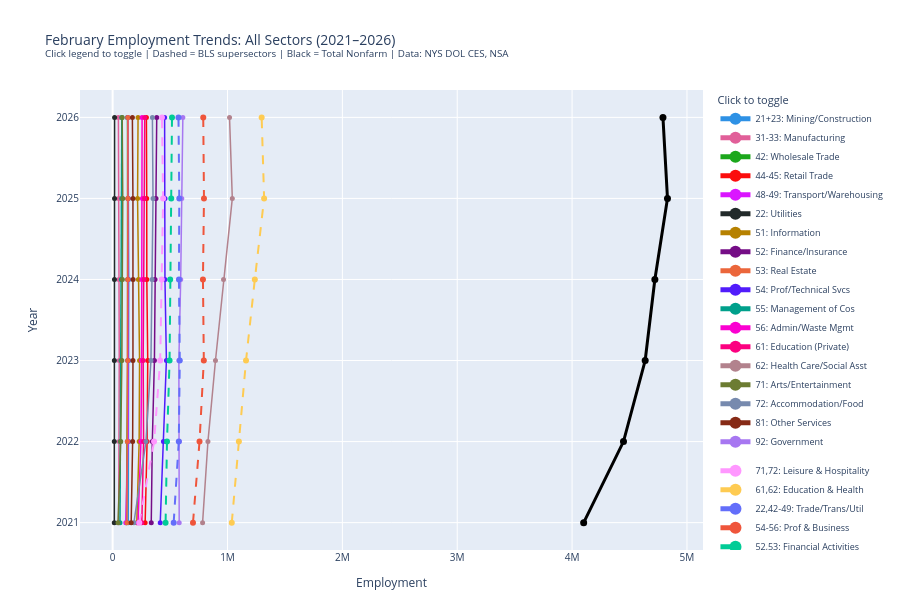

Notebook cell for this chart:
### Markdown cell above
---
## Step 2.12: Chart 3 — 5-Year Employment Trends (2021–2026)

All NAICS sectors, BLS supersectors, and Total Nonfarm on a single interactive chart.
Click legend items to toggle sectors on/off for comparison.

### Code cell
import plotly.colors as pc

years_recent = sorted([y for y in nyc['YEAR'].unique() if 2021 <= y <= 2026])

def get_feb_series(title, years):
    vals, yrs = [], []
    for yr in years:
        v = nyc[(nyc['YEAR'] == yr) & (nyc['INDUSTRY_TITLE'] == title)]['FEB']
        if len(v) > 0 and pd.notna(v.values[0]):
            vals.append(int(v.values[0]))
            yrs.append(yr)
    return yrs, vals

palette = pc.qualitative.Dark24 + pc.qualitative.Light24

fig3 = go.Figure()
idx = 0

for naics, title in sectors.items():
    yrs, vals = get_feb_series(title, years_recent)
    if vals:
        fig3.add_trace(go.Scatter(
            x=vals, y=yrs, mode='lines+markers',
            name=f'{naics}: {short[title]}',
            legendgroup='sectors',
            line=dict(color=palette[idx % len(palette)], width=1.5),
            marker=dict(size=5), visible=True,
        ))
        idx += 1

for naics, name, naics_list in super_groups:
    vals, yrs = [], []
    for yr in years_recent:
        total = 0
        for n in naics_list:
            src_title = sectors[n]
            row_v = nyc[(nyc['YEAR'] == yr) & (nyc['INDUSTRY_TITLE'] == src_title)]['FEB']
            if len(row_v) > 0 and pd.notna(row_v.values[0]):
                total += int(row_v.values[0])
        if total > 0:
            vals.append(total)
            yrs.append(yr)
    if vals:
        fig3.add_trace(go.Scatter(
            x=vals, y=yrs, mode='lines+markers',
            name=f'{naics}: {name}',
            legendgroup='supersectors',
            line=dict(dash='dash', width=2),
            marker=dict(size=6),
        ))
        idx += 1

tnf_yrs, tnf_vals = get_feb_series('Total Nonfarm', years_recent)
fig3.add_trace(go.Scatter(
    x=tnf_vals, y=tnf_yrs, mode='lines+markers',
    name='TOTAL NONFARM', legendgroup='total',
    line=dict(width=3, color='black'), marker=dict(size=7),
))

fig3.update_layout(
    title='February Employment Trends: All Sectors (2021–2026)<br><sup>Click legend to toggle | Dashed = BLS supersectors | Black = Total Nonfarm | Data: NYS DOL CES, NSA</sup>',
    yaxis_title='Year', xaxis_title='Employment',
    yaxis=dict(tickmode='array', tickvals=years_recent),
    height=600, font=dict(size=10),
    legend=dict(title='Click to toggle', font=dict(size=9), itemsizing='constant', groupclick='toggleitem'),
    margin=dict(l=80, r=20, t=90, b=50),
    hovermode='y unified',
)
fig3.show()

### Figure 1 — Plotly figure (JSON) as saved in the notebook; plotly's stock layout.template omitted (floating-point values rounded to 4 significant figures)
{"data": [{"legendgroup": "sectors", "line": {"color": "#2E91E5", "width": 1.5}, "marker": {"size": 5}, "mode": "lines+markers", "name": "21+23: Mining/Construction", "type": "scatter", "visible": true, "x": [135700, 138600, 141000, 140200, 137000, 130400], "y": [2021, 2022, 2023, 2024, 2025, 2026]}, {"legendgroup": "sectors", "line": {"color": "#E15F99", "width": 1.5}, "marker": {"size": 5}, "mode": "lines+markers", "name": "31-33: Manufacturing", "type": "scatter", "visible": true, "x": [52100, 56700, 57500, 55400, 53300, 50200], "y": [2021, 2022, 2023, 2024, 2025, 2026]}, {"legendgroup": "sectors", "line": {"color": "#1CA71C", "width": 1.5}, "marker": {"size": 5}, "mode": "lines+markers", "name": "42: Wholesale Trade", "type": "scatter", "visible": true, "x": [119600, 128300, 130800, 130500, 132700, 129700], "y": [2021, 2022, 2023, 2024, 2025, 2026]}, {"legendgroup": "sectors", "line": {"color": "#FB0D0D", "width": 1.5}, "marker": {"size": 5}, "mode": "lines+markers", "name": "44-45: Retail Trade", "type": "scatter", "visible": true, "x": [283100, 299900, 305600, 297600, 296800, 294100], "y": [2021, 2022, 2023, 2024, 2025, 2026]}, {"legendgroup": "sectors", "line": {"color": "#DA16FF", "width": 1.5}, "marker": {"size": 5}, "mode": "lines+markers", "name": "48-49: Transport/Warehousing", "type": "scatter", "visible": true, "x": [114500, 133200, 133200, 133200, 134100, 132500], "y": [2021, 2022, 2023, 2024, 2025, 2026]}, {"legendgroup": "sectors", "line": {"color": "#222A2A", "width": 1.5}, "marker": {"size": 5}, "mode": "lines+markers", "name": "22: Utilities", "type": "scatter", "visible": true, "x": [14300, 14600, 15000, 15900, 16800, 17000], "y": [2021, 2022, 2023, 2024, 2025, 2026]}, {"legendgroup": "sectors", "line": {"color": "#B68100", "width": 1.5}, "marker": {"size": 5}, "mode": "lines+markers", "name": "51: Information", "type": "scatter", "visible": true, "x": [210300, 230900, 234400, 224500, 217100, 221300], "y": [2021, 2022, 2023, 2024, 2025, 2026]}, {"legendgroup": "sectors", "line": {"color": "#750D86", "width": 1.5}, "marker": {"size": 5}, "mode": "lines+markers", "name": "52: Finance/Insurance", "type": "scatter", "visible": true, "x": [336300, 345400, 363800, 369100, 377800, 383900], "y": [2021, 2022, 2023, 2024, 2025, 2026]}, {"legendgroup": "sectors", "line": {"color": "#EB663B", "width": 1.5}, "marker": {"size": 5}, "mode": "lines+markers", "name": "53: Real Estate", "type": "scatter", "visible": true, "x": [124700, 127900, 131900, 131800, 132600, 133000], "y": [2021, 2022, 2023, 2024, 2025, 2026]}, {"legendgroup": "sectors", "line": {"color": "#511CFB", "width": 1.5}, "marker": {"size": 5}, "mode": "lines+markers", "name": "54: Prof/Technical Svcs", "type": "scatter", "visible": true, "x": [414400, 442000, 468100, 455600, 455900, 452500], "y": [2021, 2022, 2023, 2024, 2025, 2026]}, {"legendgroup": "sectors", "line": {"color": "#00A08B", "width": 1.5}, "marker": {"size": 5}, "mode": "lines+markers", "name": "55: Management of Cos", "type": "scatter", "visible": true, "x": [64200, 67900, 73400, 75900, 80000, 79800], "y": [2021, 2022, 2023, 2024, 2025, 2026]}, {"legendgroup": "sectors", "line": {"color": "#FB00D1", "width": 1.5}, "marker": {"size": 5}, "mode": "lines+markers", "name": "56: Admin/Waste Mgmt", "type": "scatter", "visible": true, "x": [221000, 246600, 252400, 254800, 259400, 256500], "y": [2021, 2022, 2023, 2024, 2025, 2026]}, {"legendgroup": "sectors", "line": {"color": "#FC0080", "width": 1.5}, "marker": {"size": 5}, "mode": "lines+markers", "name": "61: Education (Private)", "type": "scatter", "visible": true, "x": [254100, 269500, 265900, 272400, 276900, 279700], "y": [2021, 2022, 2023, 2024, 2025, 2026]}, {"legendgroup": "sectors", "line": {"color": "#B2828D", "width": 1.5}, "marker": {"size": 5}, "mode": "lines+markers", "name": "62: Health Care/Social Asst", "type": "scatter", "visible": true, "x": [783200, 829700, 895400, 965500, 1041900, 1017700], "y": [2021, 2022, 2023, 2024, 2025, 2026]}, {"legendgroup": "sectors", "line": {"color": "#6C7C32", "width": 1.5}, "marker": {"size": 5}, "mode": "lines+markers", "name": "71: Arts/Entertainment", "type": "scatter", "visible": true, "x": [47000, 70600, 80400, 84800, 88000, 83300], "y": [2021, 2022, 2023, 2024, 2025, 2026]}, {"legendgroup": "sectors", "line": {"color": "#778AAE", "width": 1.5}, "marker": {"size": 5}, "mode": "lines+markers", "name": "72: Accommodation/Food", "type": "scatter", "visible": true, "x": [185100, 290200, 333700, 342800, 351500, 346200], "y": [2021, 2022, 2023, 2024, 2025, 2026]}, {"legendgroup": "sectors", "line": {"color": "#862A16", "width": 1.5}, "marker": {"size": 5}, "mode": "lines+markers", "name": "81: Other Services", "type": "scatter", "visible": true, "x": [161600, 174300, 177000, 178100, 176800, 171900], "y": [2021, 2022, 2023, 2024, 2025, 2026]}, {"legendgroup": "sectors", "line": {"color": "#A777F1", "width": 1.5}, "marker": {"size": 5}, "mode": "lines+markers", "name": "92: Government", "type": "scatter", "visible": true, "x": [579600, 581200, 576700, 592500, 601800, 611300], "y": [2021, 2022, 2023, 2024, 2025, 2026]}, {"legendgroup": "supersectors", "line": {"dash": "dash", "width": 2}, "marker": {"size": 6}, "mode": "lines+markers", "name": "71,72: Leisure & Hospitality", "type": "scatter", "x": [232100, 360800, 414100, 427600, 439500, 429500], "y": [2021, 2022, 2023, 2024, 2025, 2026]}, {"legendgroup": "supersectors", "line": {"dash": "dash", "width": 2}, "marker": {"size": 6}, "mode": "lines+markers", "name": "61,62: Education & Health", "type": "scatter", "x": [1037300, 1099200, 1161300, 1237900, 1318800, 1297400], "y": [2021, 2022, 2023, 2024, 2025, 2026]}, {"legendgroup": "supersectors", "line": {"dash": "dash", "width": 2}, "marker": {"size": 6}, "mode": "lines+markers", "name": "22,42-49: Trade/Trans/Util", "type": "scatter", "x": [531500, 576000, 584600, 577200, 580400, 573300], "y": [2021, 2022, 2023, 2024, 2025, 2026]}, {"legendgroup": "supersectors", "line": {"dash": "dash", "width": 2}, "marker": {"size": 6}, "mode": "lines+markers", "name": "54-56: Prof & Business", "type": "scatter", "x": [699600, 756500, 793900, 786300, 795300, 788800], "y": [2021, 2022, 2023, 2024, 2025, 2026]}, {"legendgroup": "supersectors", "line": {"dash": "dash", "width": 2}, "marker": {"size": 6}, "mode": "lines+markers", "name": "52,53: Financial Activities", "type": "scatter", "x": [461000, 473300, 495700, 500900, 510400, 516900], "y": [2021, 2022, 2023, 2024, 2025, 2026]}, {"legendgroup": "total", "line": {"color": "black", "width": 3}, "marker": {"size": 7}, "mode": "lines+markers", "name": "TOTAL NONFARM", "type": "scatter", "x": [4100800, 4447500, 4636200, 4720600, 4830400, 4791000], "y": [2021, 2022, 2023, 2024, 2025, 2026]}], "layout": {"font": {"size": 10}, "height": 600, "hovermode": "y unified", "legend": {"font": {"size": 9}, "groupclick": "toggleitem", "itemsizing": "constant", "title": {"text": "Click to toggle"}}, "margin": {"b": 50, "l": 80, "r": 20, "t": 90}, "title": {"text": "February Employment Trends: All Sectors (2021–2026)<br><sup>Click legend to toggle | Dashed = BLS supersectors | Black = Total Nonfarm | Data: NYS DOL CES, NSA</sup>"}, "xaxis": {"title": {"text": "Employment"}}, "yaxis": {"tickmode": "array", "tickvals": [2021, 2022, 2023, 2024, 2025, 2026], "title": {"text": "Year"}}}}
